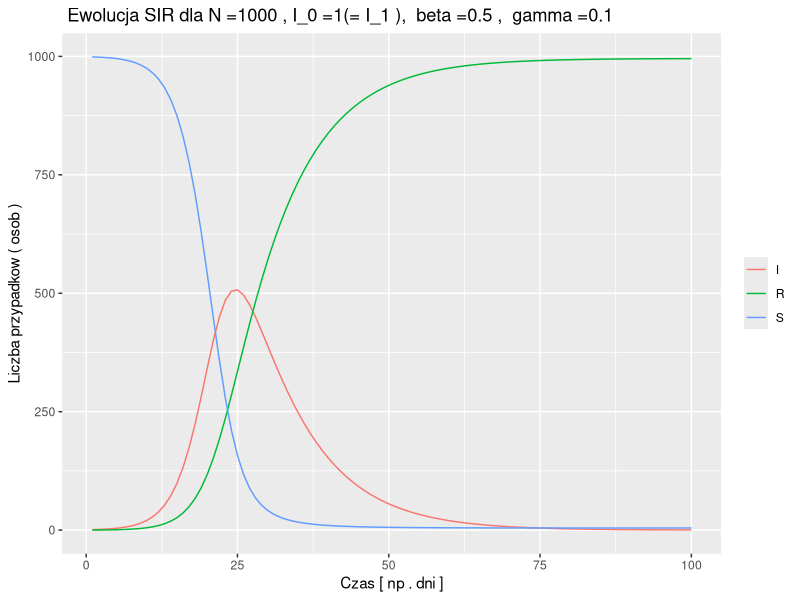
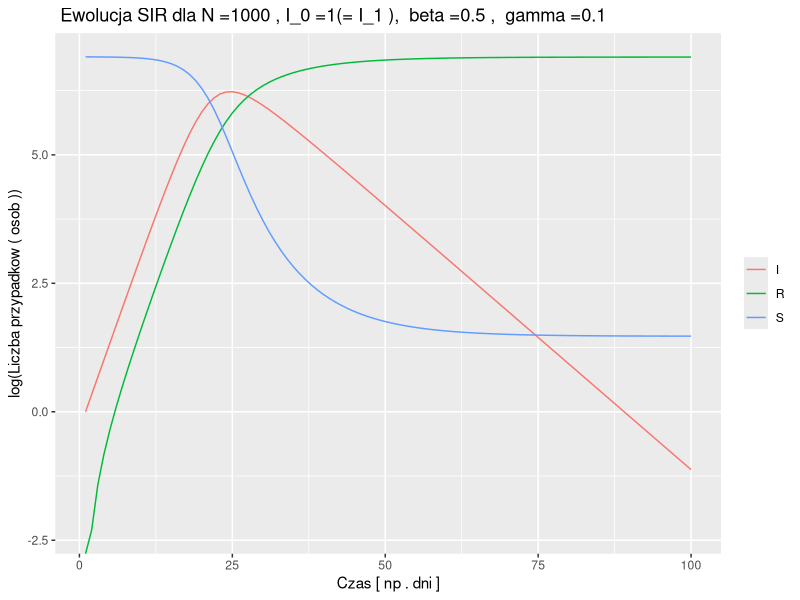

These charts were generated, in order, by the following R code: (Note: this script raises an error after producing the figures.)
`%+%` <- function(a, b) paste(a, b, sep="")


# Parametry , wektory SIR i wartosci poczatkowe
beta <- 0.5
gamma <- 0.1
N <- 1000
Time <- 100

S <- rep(0, Time)
I <- rep(0, Time)
R <- rep(0, Time)


I[1] <- 1
S[1] <- N - I[1]
R[1] <- 0 

# Ewolucja czasowa

for (t in seq(1, Time-1)) {
  S[t+1] <- S[t] - beta * I[t]* S[t]/ N
  I[t+1] <- I[t] + beta * I[t]* S[t]/ N - gamma * I[t]
  R[t+1] <- R[t] + gamma *I[t]
}



library(tidyr)
SIR <- data.frame(T = seq(1, Time), S, I ,R )
SIR_long <- gather(SIR, key = 'key', value = 'value', -T )
SIR_long$Method <- 'Euler'

# Wykres lini SIR 
library(ggplot2)
ggplot(SIR_long, aes(x = T, y = value, col = key))+
  geom_line()+
  xlab( 'Czas [ np . dni ]')+
  ylab ( ' Liczba przypadkow ( osob ) ')+
  ggtitle( " Ewolucja SIR dla N =1000 , I_0 =1(= I_1 ), \ beta =0.5 , \ gamma =0.1 ")+
  theme(legend.title = element_blank())

# Wykres lini SIR - skala logarytmiczna
ggplot(SIR_long, aes(x = T, y = log(value), col = key))+
  geom_line()+
  xlab( 'Czas [ np . dni ]')+
  ylab ( 'log(Liczba przypadkow ( osob ))')+
  ggtitle( " Ewolucja SIR dla N =1000 , I_0 =1(= I_1 ), \ beta =0.5 , \ gamma =0.1 ")+
  theme(legend.title = element_blank())


# Prosta regresji dla pierwszych 10 punktow
T0 <- 10
B <- lm(log(I)~T, data = SIR%>%filter(T <= T0))
B$coefficients

# Wykres lini I z zaznaczoną regresją dla x <= TO 

ggplot(SIR_long%>%filter(key == 'I'), aes(x = T, y = log(value)))+
  geom_point(data = SIR_long%>%filter(key == 'I', T <= T0), aes(fill="Punkty do regresji"))+
  geom_line(aes(col = key))+
  geom_abline(aes(intercept = B$coefficients[1], slope = B$coefficients[2],
                  linetype="Prosta regresji y="%+% round(B$coefficients[2],3) %+% "x-"%+% round(B$coefficients[1],3)), colour = 'black')+
  labs(x = 'Czas [ np . dni ]',
       y = 'log(Liczba przypadkow ( osob ))')+
  ggtitle( " Ewolucja SIR dla N =1000 , I_0 =1(= I_1 ), \ beta =0.5 , \ gamma =0.1 ")+
  theme(legend.title = element_blank(), legend.position = c(0.85, 0.7))


